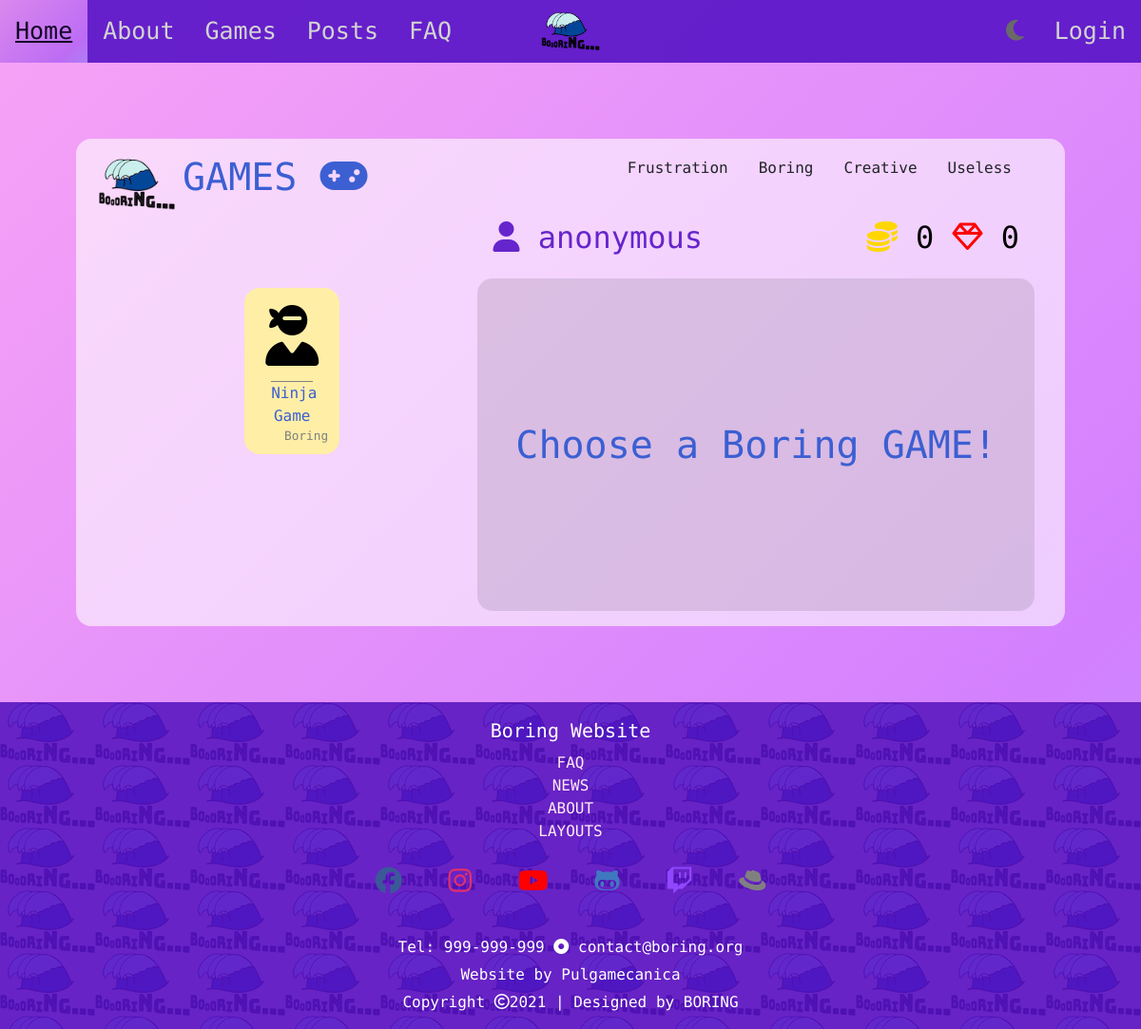
/games, run on an earlier commit of the app's database.
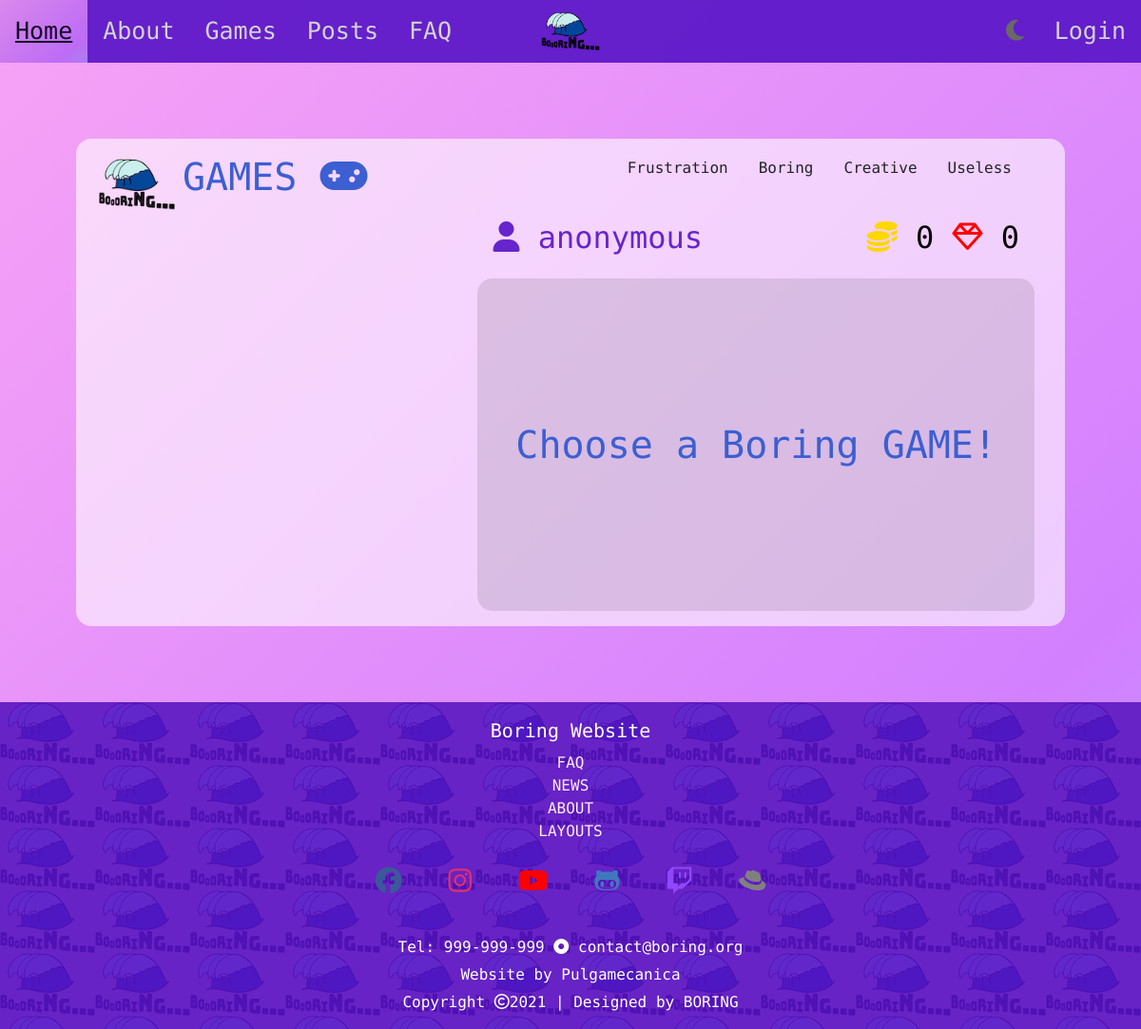
And on a later commit of the database.
### boring/models.py (models this page shows, shortened)
class Game(models.Model):
    class GameCategory(models.TextChoices):    # Category
        USELESS = 0
        CREATIVE = 1
        BORING = 2
        FRUSTRATION = 3
    name = models.CharField(max_length = 30)
    description = models.CharField(max_length = 150)
    iconClass1 = models.CharField(max_length = 5, blank=True, default='')
    iconClass2 = models.CharField(max_length = 15, blank=True, default='')
    function = models.CharField(max_length = 100, default='')
    points_per_win = models.IntegerField(default = False)
    likes = models.IntegerField(default = 0)
    active = models.BooleanField(default=False)
    created_at = models.DateTimeField(auto_now_add=True)
    category = models.IntegerField(choices=GameCategory.choices, default=False)
    user = models.ForeignKey(BoringUser, on_delete=models.CASCADE, related_name="games")
    def getCat(self):
        return self.GameCategory.choices[self.category]

### boring_website/views.py (the view)
# urls.py: path('games', views.games_page_view, name='games'),
def games_page_view(request):
    active_games = {'games': Game.objects.all().filter(active=True), 'games_by_cat': enumerate([(category[0], category[1], Game.objects.all().filter(category=category[0]).filter(active=True)) for category in Game.GameCategory.choices])}
    return render(request, 'boring_website/games.html', active_games)

### boring_website/templates/boring_website/games.html (shortened to what this page needs)
{% extends 'boring_website/base.html' %}
{% block main %}
<div class="games-container">
        {% load static %}
		<h1><img src="{% static 'boring_website/images/logo100px.png' %}">GAMES <i class="fas fa-gamepad"></i></h1>
        {% for index, category in games_by_cat %}
            <ul class="dropdown">
                {{ category.1 }}
		    </ul>
        {% endfor %}
		<div class="games-grid">
			<div class="games-options">
				<div class="games-flex-container">
                    {% for game in games  %}
                        <a href="#load-game-section" onclick="loadGame('{{ game.function }}')">
                            <article>
                                <i class="{{ game.iconClass1 }} {{ game.iconClass2 }}"></i>
                                <h6> {{ game.getCat.1 }} </h6>
                                <p> {{ game.name }} </p>
                            </article>
                        </a>
                    {% endfor %}
				</div>
			</div>
			<main class="game-player-section">
				<h2>
                    {% if user.is_authenticated %}
                        <i class="fas fa-user"></i> pulgamecanica
                        <span class="right"><i class="fas fa-coins"></i> 100 <i class="far fa-gem"></i> 99 </span>
                    {% else %}
                        <i class="fas fa-user"></i> anonymous
                        <span class="right"><i class="fas fa-coins"></i> 0 <i class="far fa-gem"></i> 0 </span>
                    {% endif %}
				</h2>
				<div id="load-game-section" class="game-play-area">
					<h1 class="active-game choose-game"> Choose a Boring GAME!</h1>
				</div>
			</main>
		</div>
	</div>
{% endblock %}

What changed in the data, as far as the page shows it:
removed Game: getCat.1 "Boring", name "Ninja Game"
